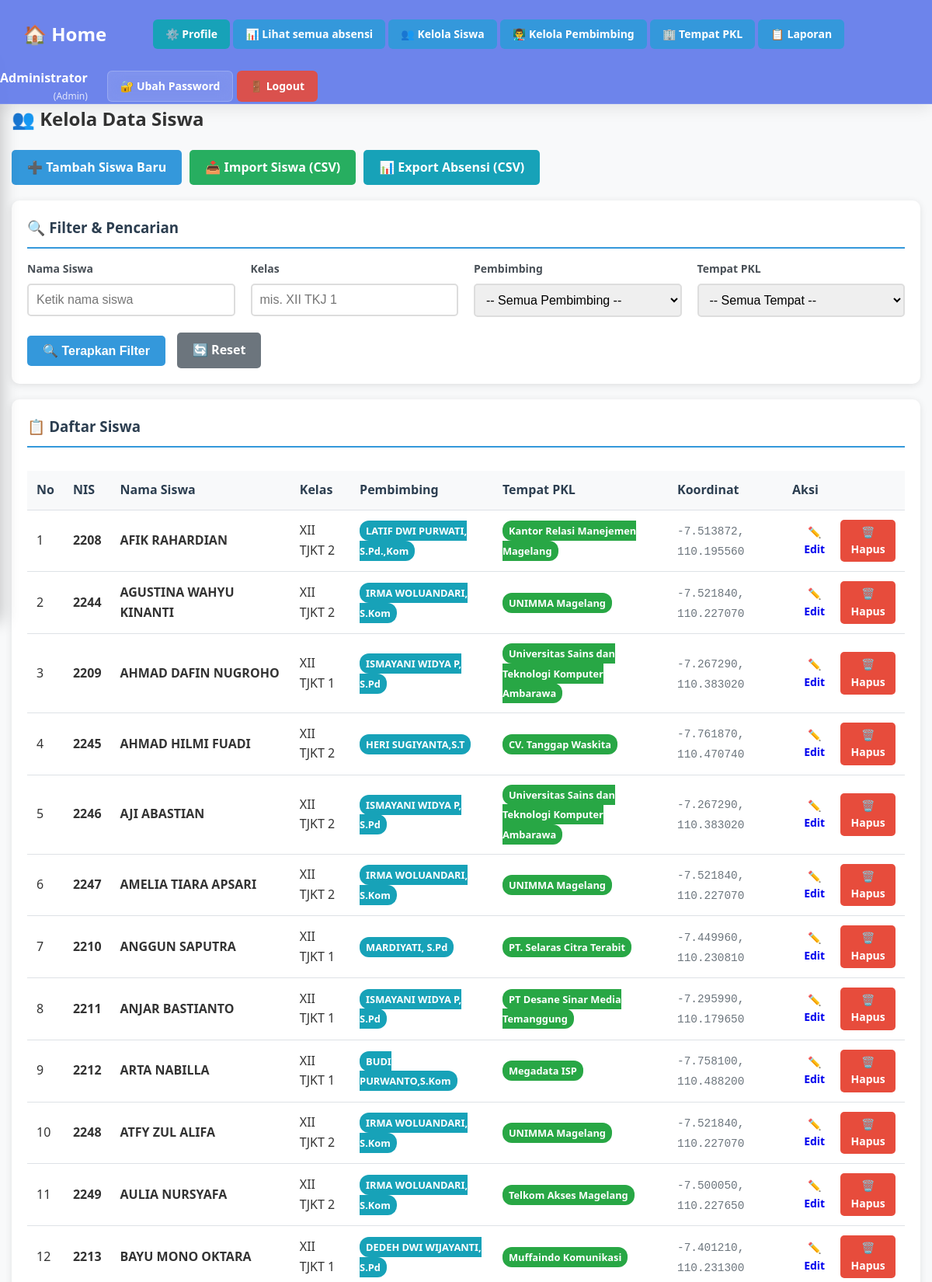
Screenshot of /public/index.php?r=admin/siswa (signed in, upper part) with the database file from the repository.
### tables this page shows
CREATE TABLE `siswa` (
  `id` int(11) NOT NULL AUTO_INCREMENT,
  `user_id` int(11) DEFAULT NULL,
  `nis` varchar(50) NOT NULL,
  `nama` varchar(100) NOT NULL,
  `kelas` varchar(50) NOT NULL,
  `pembimbing_id` int(11) NOT NULL,
  `tempat_pkl_id` int(11) NOT NULL,
  PRIMARY KEY (`id`),
  KEY `user_id` (`user_id`),
  KEY `pembimbing_id` (`pembimbing_id`),
  KEY `tempat_pkl_id` (`tempat_pkl_id`)
);

CREATE TABLE `pembimbing` (
  `id` int(11) NOT NULL AUTO_INCREMENT,
  `nama` varchar(255) NOT NULL,
  `nip` varchar(18) NOT NULL,
  `user_id` int(11) DEFAULT NULL,
  `created_at` timestamp NOT NULL DEFAULT current_timestamp(),
  `updated_at` timestamp NOT NULL DEFAULT current_timestamp() ON UPDATE current_timestamp(),
  PRIMARY KEY (`id`),
  UNIQUE KEY `nip` (`nip`)
);

CREATE TABLE `tempat_pkl` (
  `id` int(11) NOT NULL AUTO_INCREMENT,
  `nama` varchar(150) NOT NULL,
  `pemilik` varchar(100) DEFAULT '',
  `alamat` text DEFAULT '',
  `lat` decimal(10,7) NOT NULL,
  `lng` decimal(10,7) NOT NULL,
  `radius_m` int(11) NOT NULL DEFAULT 150,
  PRIMARY KEY (`id`)
);

### app/Controllers/Controller.php (called while the page is built, shortened)
<?php
class Controller {
    protected function view(string $path, array $data=[]): void {
        extract($data);
        $viewFile = __DIR__ . '/../Views/' . $path . '.php';
        include __DIR__ . '/../Views/layouts/header.php';
        include $viewFile;
        include __DIR__ . '/../Views/layouts/footer.php';
    }
}

### app/Controllers/AdminController.php (called while the page is built, shortened)
<?php
class AdminController extends Controller {
    public function siswa(): void {
        $db = new Database(require __DIR__.'/../../config/db.php');
        $siswa = new Siswa($db);
        $searchNIS = trim($_GET['search_nis'] ?? '');
        $searchNama = trim($_GET['search_nama'] ?? '');
        $searchKelas = trim($_GET['search_kelas'] ?? '');
        $searchPembimbing = trim($_GET['search_pembimbing'] ?? '');
        $searchTempat = trim($_GET['search_tempat'] ?? '');
        $pembimbingId = (int)($_GET['pembimbing_id'] ?? 0);
        $tempatId = (int)($_GET['tempat_pkl_id'] ?? 0);
        $searchStatus = trim($_GET['search_status'] ?? '');
        if (!empty($searchNIS) || !empty($searchNama) || !empty($searchKelas) ||
            !empty($searchPembimbing) || !empty($searchTempat) || !empty($searchStatus) || $pembimbingId > 0 || $tempatId > 0) {
            $listSiswa = $siswa->searchSiswa([
                'nis' => $searchNIS,
                'nama' => $searchNama,
                'kelas' => $searchKelas,
                'pembimbing' => $searchPembimbing,
                'tempat_pkl' => $searchTempat,
                'status' => $searchStatus,
                'pembimbing_id' => $pembimbingId,
                'tempat_pkl_id' => $tempatId
            ]);
        } else {
            $listSiswa = $siswa->listAll();
        }
        $pembimbing = (new Pembimbing($db))->listAll();
        $tempatPKL = (new TempatPKL($db))->listAll();
        $this->view('admin/siswa', [
            'siswa' => $listSiswa,
            'pembimbing' => $pembimbing,
            'tempatPKL' => $tempatPKL,
            'filters' => [
                'search_nama' => $searchNama,
                'search_kelas' => $searchKelas,
                'search_pembimbing' => $searchPembimbing,
                'search_tempat' => $searchTempat,
                'pembimbing_id' => $pembimbingId,
                'tempat_pkl_id' => $tempatId
            ]
        ]);
    }
}

### public/index.php (called while the page is built, shortened)
<?php
require __DIR__.'/../app/autoload.php';
$appCfg = require __DIR__.'/../config/app.php';
$r = $_GET['r'] ?? 'auth/login';
[$c, $a] = array_pad(explode('/', $r, 2), 2, 'index');
$controller = null;
switch($c){
    case 'admin': $controller = new AdminController($appCfg); break;
}
$controller->$a();

### app/autoload.php (called while the page is built, shortened)
<?php
spl_autoload_register(function ($class) {
    $prefix = 'App\\';
    $base_dir = __DIR__ . '/';
    $len = strlen($prefix);
    $relative_class = substr($class, $len);
    $file = $base_dir . str_replace('\\', '/', $relative_class) . '.php';
});

### config/db.php (called while the page is built, shortened)
<?php
return [
    'host' => 'localhost',
    'name' => 'db_absensi_pkl',
    'user' => 'root',
    'pass' => '',
    'charset' => 'utf8mb4',
];

### app/Models/Database.php (called while the page is built, shortened)
<?php
class Database {
    private PDO $pdo;
    public function __construct(array $cfg) {
        $dsn = sprintf('mysql:host=%s;dbname=%s;charset=%s',$cfg['host'],$cfg['name'],$cfg['charset']??'utf8mb4');
        $opt = [
            PDO::ATTR_ERRMODE => PDO::ERRMODE_EXCEPTION,
            PDO::ATTR_DEFAULT_FETCH_MODE => PDO::FETCH_ASSOC,
            PDO::ATTR_EMULATE_PREPARES => false,
        ];
        try { $this->pdo = new PDO($dsn,$cfg['user'],$cfg['pass'],$opt); }
        catch (PDOException $e) { die('DB connection failed: '.$e->getMessage()); }
    }
    public function pdo(): PDO {
        return $this->pdo;
    }
}

### app/Models/BaseModel.php (called while the page is built, shortened)
<?php
abstract class BaseModel {
    public function __construct(Database $database) {
        $this->db = $database->pdo();
    }
}

### app/Models/Siswa.php (called while the page is built, shortened)
<?php
class Siswa extends BaseModel {
    public function listAll(): array {
        $st = $this->db->query("
            SELECT s.*, p.nama as pembimbing, t.nama as tempat_pkl, t.lat, t.lng, u.role as user_role
            FROM siswa s
            LEFT JOIN pembimbing p ON s.pembimbing_id = p.id
            LEFT JOIN tempat_pkl t ON s.tempat_pkl_id = t.id
            LEFT JOIN users u ON s.user_id = u.id
            ORDER BY s.nama
        ");
        return $st->fetchAll();
    }
}

### app/Views/admin/siswa.php (the view, shortened to what this page needs)
<h2>👥 Kelola Data Siswa</h2>
<div class="action-buttons" style="margin-bottom: 20px;">
    <a href="?r=admin/siswaAdd" class="btn btn-primary">
        ➕ Tambah Siswa Baru
    </a>
    <a href="?r=admin/import" class="btn btn-success">
        📥 Import Siswa (CSV)
    </a>
    <a href="?r=admin/report" class="btn btn-info">
        📊 Export Absensi (CSV)
    </a>
</div>
<div class="card">
    <h3>🔍 Filter & Pencarian</h3>
    <form method="get" action="">
        <div class="filter-grid">
            <div class="filter-group">
                <label for="search_nama">Nama Siswa</label>
                <input type="text" id="search_nama" name="search_nama" class="form-control" placeholder="Ketik nama siswa" value="<?= htmlspecialchars($_GET['search_nama'] ?? '') ?>">
            </div>
            <div class="filter-group">
                <label for="search_kelas">Kelas</label>
                <input type="text" id="search_kelas" name="search_kelas" class="form-control" placeholder="mis. XII TKJ 1" value="<?= htmlspecialchars($_GET['search_kelas'] ?? '') ?>">
            </div>
            <div class="filter-group">
                <label for="pembimbing_id">Pembimbing</label>
                <select id="pembimbing_id" name="pembimbing_id" class="form-control">
                    <option value="">-- Semua Pembimbing --</option>
                </select>
            </div>
            <div class="filter-group">
                <label for="tempat_pkl_id">Tempat PKL</label>
                <select id="tempat_pkl_id" name="tempat_pkl_id" class="form-control">
                    <option value="">-- Semua Tempat --</option>
                </select>
            </div>
        </div>
        <div class="filter-actions">
            <button type="submit" class="btn btn-primary">🔍 Terapkan Filter</button>
            <a href="?r=admin/siswa" class="btn btn-secondary">🔄 Reset</a>
        </div>
    </form>
</div>
<div class="card">
    <h3>📋 Daftar Siswa</h3>
    <?php if(empty($siswa)): ?>
        <div class="alert alert-info">
            <strong>ℹ️ Info:</strong> Belum ada data siswa.
            <a href="?r=admin/siswaAdd">Klik di sini</a> untuk menambah siswa pertama.
        </div>
    <?php else: ?>
        <div class="table-responsive">
            <table class="table">
                <thead>
                    <tr>
                        <th>No</th>
                        <th>NIS</th>
                        <th>Nama Siswa</th>
                        <th>Kelas</th>
                        <th>Pembimbing</th>
                        <th>Tempat PKL</th>
                        <th>Koordinat</th>
                        <th>Aksi</th>
                    </tr>
                </thead>
                <tbody>
                <?php
                $no = 1;
                foreach($siswa as $s):
                ?>
                    <tr>
                        <td><?= $no++ ?></td>
                        <td>
                            <strong><?= htmlspecialchars($s['nis']) ?></strong>
                        </td>
                        <td>
                            <strong><?= htmlspecialchars($s['nama']) ?></strong>
                        </td>
                        <td><?= htmlspecialchars($s['kelas']) ?></td>
                        <td>
                            <?php if($s['pembimbing']): ?>
                                <span class="badge badge-info">
                                    <?= htmlspecialchars($s['pembimbing']) ?>
                                </span>
                            <?php else: ?>
                                <span class="text-muted">-</span>
                            <?php endif; ?>
                        </td>
                        <td>
                            <?php if($s['tempat_pkl']): ?>
                                <span class="badge badge-success">
                                    <?= htmlspecialchars($s['tempat_pkl']) ?>
                                </span>
                            <?php else: ?>
                                <span class="text-muted">-</span>
                            <?php endif; ?>
                        </td>
                        <td>
                            <?php if($s['lat'] && $s['lng']): ?>
                                <span class="coordinate-info">
                                    <?= number_format($s['lat'], 6) ?>, <?= number_format($s['lng'], 6) ?>
                                </span>
                            <?php else: ?>
                                <span class="text-muted">-</span>
                            <?php endif; ?>
                        </td>
                        <td>
                            <div class="action-buttons-small">
                                <a href="?r=admin/siswaEdit&id=<?= $s['id'] ?>"
                                   class="btn btn-sm btn-warning" title="Edit">
                                    ✏️ Edit
                                </a>
                                <a href="?r=admin/siswaDelete&id=<?= $s['id'] ?>"
                                   class="btn btn-sm btn-danger"
                                   onclick="return confirm('Yakin ingin menghapus siswa <?= htmlspecialchars($s['nama']) ?>? Tindakan ini tidak dapat dibatalkan!')"
                                   title="Hapus">
                                    🗑️ Hapus
                                </a>
                            </div>
                        </td>
                    </tr>
                <?php endforeach; ?>
                </tbody>
            </table>
        </div>
    <?php endif; ?>
</div>

### public/assets/css/style.css (style rules this page uses)
* { margin: 0; padding: 0; box-sizing: border-box; }
body { font-family: 'Segoe UI', Tahoma, Geneva, Verdana, sans-serif; line-height: 1.6; color: #333; background-color: #f8f9fa; }
.card { background: white; border-radius: 10px; padding: 20px; box-shadow: 0 2px 10px rgba(0,0,0,0.1); margin-bottom: 20px; }
.card h2, .card h3, .card h4 { color: #2c3e50; margin-bottom: 15px; border-bottom: 2px solid #3498db; padding-bottom: 10px; }
input[type="text"], input[type="password"], input[type="email"], select, textarea { width: 100%; padding: 10px; border: 2px solid #ddd; border-radius: 5px; font-size: 16px; transition: border-color 0.3s ease; }
.btn { display: inline-block; padding: 10px 20px; border: none; border-radius: 5px; font-size: 16px; font-weight: 600; text-decoration: none; cursor: pointer; transition: all 0.3s ease; text-align: center; }
.btn-primary { background-color: #3498db; color: white; }
.btn-success { background-color: #27ae60; color: white; }
.btn-danger { background-color: #e74c3c; color: white; }
.btn-secondary { background-color: #6c757d; color: white; }
.btn-info { background-color: #17a2b8; color: white; }
.btn-sm { padding: 5px 10px; font-size: 14px; }
.action-buttons { display: grid; grid-template-columns: repeat(auto-fit, minmax(200px, 1fr)); gap: 15px; margin: 20px 0; }
.table { width: 100%; border-collapse: collapse; margin-top: 15px; }
.table th, .table td { padding: 12px; text-align: left; border-bottom: 1px solid #dee2e6; }
.table th { background-color: #f8f9fa; font-weight: 600; color: #2c3e50; }
.badge { padding: 5px 10px; border-radius: 20px; font-size: 0.8rem; font-weight: bold; }
.badge-success { background-color: #28a745; color: white; }
.badge-info { background-color: #17a2b8; color: white; }
.table-responsive { overflow-x: auto; }

### app/Views/admin/siswa.php (style rules this page uses)
.action-buttons { display: flex; gap: 10px; flex-wrap: wrap; }
.action-buttons-small { display: flex; gap: 5px; }
.badge { padding: 4px 8px; border-radius: 12px; font-size: 0.8rem; font-weight: bold; }
.badge-info { background-color: #17a2b8; color: white; }
.badge-success { background-color: #28a745; color: white; }
.coordinate-info { font-family: monospace; font-size: 0.9rem; color: #6c757d; }
.filter-grid { display: grid; grid-template-columns: repeat(auto-fit, minmax(250px, 1fr)); gap: 20px; margin-bottom: 20px; }
.filter-group { display: flex; flex-direction: column; }
.filter-group label { font-weight: 600; color: #495057; margin-bottom: 8px; font-size: 14px; }
.filter-actions { display: flex; gap: 15px; align-items: center; flex-wrap: wrap; }

### rows the page displays
siswa: nis "2208", nama "AFIK RAHARDIAN", kelas "XII TJKT 2", pembimbing.nama "LATIF DWI PURWATI, S.Pd.,Kom", tempat_pkl.nama "Kantor Relasi Manejemen Magelang", tempat_pkl.lat "-7.513872", tempat_pkl.lng "110.195560"
siswa: nis "2244", nama "AGUSTINA WAHYU KINANTI", kelas "XII TJKT 2", pembimbing.nama "IRMA WOLUANDARI, S.Kom", tempat_pkl.nama "UNIMMA Magelang", tempat_pkl.lat "-7.521840", tempat_pkl.lng "110.227070"
siswa: nis "2209", nama "AHMAD DAFIN NUGROHO", kelas "XII TJKT 1", pembimbing.nama "ISMAYANI WIDYA P, S.Pd", tempat_pkl.nama "Universitas Sains dan Teknologi Komputer Ambarawa", tempat_pkl.lat "-7.267290", tempat_pkl.lng "110.383020"
siswa: nis "2245", nama "AHMAD HILMI FUADI", kelas "XII TJKT 2", pembimbing.nama "HERI SUGIYANTA,S.T", tempat_pkl.nama "CV. Tanggap Waskita", tempat_pkl.lat "-7.761870", tempat_pkl.lng "110.470740"
siswa: nis "2246", nama "AJI ABASTIAN", kelas "XII TJKT 2", pembimbing.nama "ISMAYANI WIDYA P, S.Pd", tempat_pkl.nama "Universitas Sains dan Teknologi Komputer Ambarawa", tempat_pkl.lat "-7.267290", tempat_pkl.lng "110.383020"
siswa: nis "2247", nama "AMELIA TIARA APSARI", kelas "XII TJKT 2", pembimbing.nama "IRMA WOLUANDARI, S.Kom", tempat_pkl.nama "UNIMMA Magelang", tempat_pkl.lat "-7.521840", tempat_pkl.lng "110.227070"
siswa: nis "2210", nama "ANGGUN SAPUTRA", kelas "XII TJKT 1", pembimbing.nama "MARDIYATI, S.Pd", tempat_pkl.nama "PT. Selaras Citra Terabit", tempat_pkl.lat "-7.449960", tempat_pkl.lng "110.230810"
siswa: nis "2211", nama "ANJAR BASTIANTO", kelas "XII TJKT 1", pembimbing.nama "ISMAYANI WIDYA P, S.Pd", tempat_pkl.nama "PT Desane Sinar Media Temanggung", tempat_pkl.lat "-7.295990", tempat_pkl.lng "110.179650"
siswa: nis "2212", nama "ARTA NABILLA", kelas "XII TJKT 1", pembimbing.nama "BUDI PURWANTO,S.Kom", tempat_pkl.nama "Megadata ISP", tempat_pkl.lat "-7.758100", tempat_pkl.lng "110.488200"
siswa: nis "2248", nama "ATFY ZUL ALIFA", kelas "XII TJKT 2", pembimbing.nama "IRMA WOLUANDARI, S.Kom", tempat_pkl.nama "UNIMMA Magelang", tempat_pkl.lat "-7.521840", tempat_pkl.lng "110.227070"
siswa: nis "2249", nama "AULIA NURSYAFA", kelas "XII TJKT 2", pembimbing.nama "IRMA WOLUANDARI, S.Kom", tempat_pkl.nama "Telkom Akses Magelang", tempat_pkl.lat "-7.500050", tempat_pkl.lng "110.227650"
siswa: nis "2213", nama "BAYU MONO OKTARA", kelas "XII TJKT 1", pembimbing.nama "DEDEH DWI WIJAYANTI, S.Pd", tempat_pkl.nama "Muffaindo Komunikasi", tempat_pkl.lat "-7.401210", tempat_pkl.lng "110.231300"

### other values shown
$_SESSION['user']['name'] "Administrator"
$_SESSION['user']['role'] "Admin"
